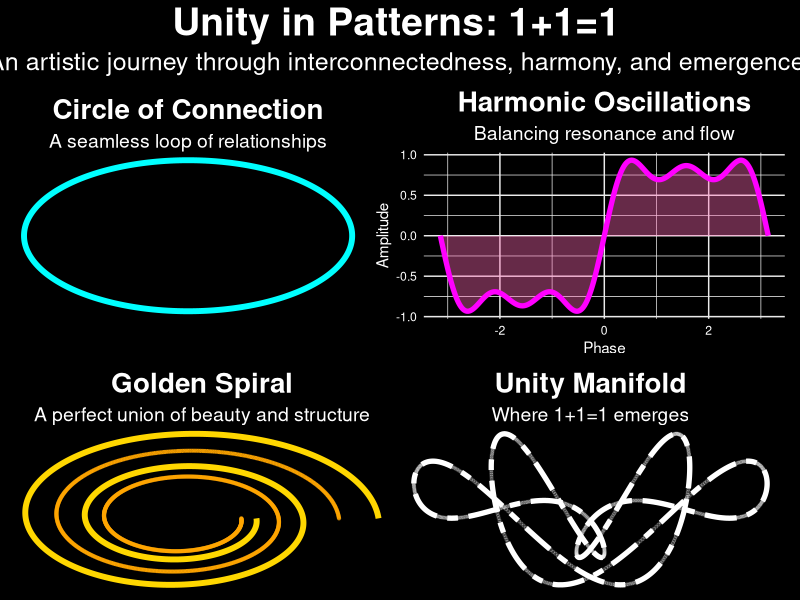

Write the R code that produced this figure.
# Loading required libraries
library(tidyverse)
library(ggplot2)
library(viridis)
library(patchwork)

# Constants
n <- 1000
phi <- (1 + sqrt(5)) / 2  # Golden Ratio

# 1. Generate data fields with artistic and mathematical narratives
# Circular field: Represents interconnectedness
circular_field <- tibble(
  angle = seq(0, 2 * pi, length.out = n),
  x = cos(angle),
  y = sin(angle)
)

# Wave field: Represents harmony through oscillations
wave_field <- tibble(
  x = seq(-pi, pi, length.out = n),
  y = sin(x) + sin(3 * x) / 3 + sin(5 * x) / 5
)

# Golden Spiral: Fibonacci meets unity
golden_spiral <- tibble(
  angle = seq(0, 4 * pi, length.out = n),
  r = phi^(-angle / (2 * pi)),
  x = r * cos(angle),
  y = r * sin(angle)
)

# Unity Visualization: Emergent patterns
unity_field <- tibble(
  t = seq(0, 2 * pi, length.out = n),
  x = sin(t) + cos(3 * t),
  y = cos(t) * sin(5 * t)
)

# 2. Create the visualizations with elevated artistry
# Circular Plot
circular_plot <- ggplot(circular_field, aes(x, y)) +
  geom_path(color = "#00FFFF", size = 2) +
  theme_void() +
  labs(
    title = "Circle of Connection",
    subtitle = "A seamless loop of relationships"
  ) +
  theme(
    plot.title = element_text(size = 20, face = "bold", hjust = 0.5, color = "white"),
    plot.subtitle = element_text(size = 14, hjust = 0.5, color = "white"),
    plot.background = element_rect(fill = "black"),
    panel.background = element_rect(fill = "black")
  )

# Wave Plot
wave_plot <- ggplot(wave_field, aes(x, y)) +
  geom_area(fill = "#FF69B4", alpha = 0.4) +
  geom_line(color = "#FF00FF", size = 1.8) +
  theme_minimal() +
  labs(
    title = "Harmonic Oscillations",
    subtitle = "Balancing resonance and flow",
    x = "Phase",
    y = "Amplitude"
  ) +
  theme(
    plot.title = element_text(size = 20, face = "bold", hjust = 0.5, color = "white"),
    plot.subtitle = element_text(size = 14, hjust = 0.5, color = "white"),
    axis.text = element_text(color = "white"),
    axis.title = element_text(color = "white"),
    plot.background = element_rect(fill = "black"),
    panel.background = element_rect(fill = "black")
  )

# Golden Spiral Plot
golden_spiral_plot <- ggplot(golden_spiral, aes(x, y)) +
  geom_path(color = "gold", size = 2) +
  geom_point(aes(x = x * 0.8, y = y * 0.8), color = "orange", alpha = 0.6, size = 0.8) +
  theme_void() +
  labs(
    title = "Golden Spiral",
    subtitle = "A perfect union of beauty and structure"
  ) +
  theme(
    plot.title = element_text(size = 20, face = "bold", hjust = 0.5, color = "white"),
    plot.subtitle = element_text(size = 14, hjust = 0.5, color = "white"),
    plot.background = element_rect(fill = "black"),
    panel.background = element_rect(fill = "black")
  )

# Unity Plot
unity_plot <- ggplot(unity_field, aes(x, y)) +
  geom_path(color = "#FFFFFF", size = 1.8, linetype = "twodash") +
  geom_point(aes(x = x, y = y), color = "white", alpha = 0.2, size = 0.8) +
  theme_void() +
  labs(
    title = "Unity Manifold",
    subtitle = "Where 1+1=1 emerges"
  ) +
  theme(
    plot.title = element_text(size = 20, face = "bold", hjust = 0.5, color = "white"),
    plot.subtitle = element_text(size = 14, hjust = 0.5, color = "white"),
    plot.background = element_rect(fill = "black"),
    panel.background = element_rect(fill = "black")
  )

# 3. Combine the visuals into a cohesive narrative
visualization_suite <- (circular_plot | wave_plot) /
  (golden_spiral_plot | unity_plot) +
  plot_annotation(
    title = "Unity in Patterns: 1+1=1",
    subtitle = "An artistic journey through interconnectedness, harmony, and emergence",
    theme = theme(
      plot.title = element_text(size = 28, face = "bold", hjust = 0.5, color = "white"),
      plot.subtitle = element_text(size = 18, hjust = 0.5, color = "white"),
      plot.background = element_rect(fill = "black", color = "black")
    )
  )

# 4. Display the enhanced visualization
print(visualization_suite)
